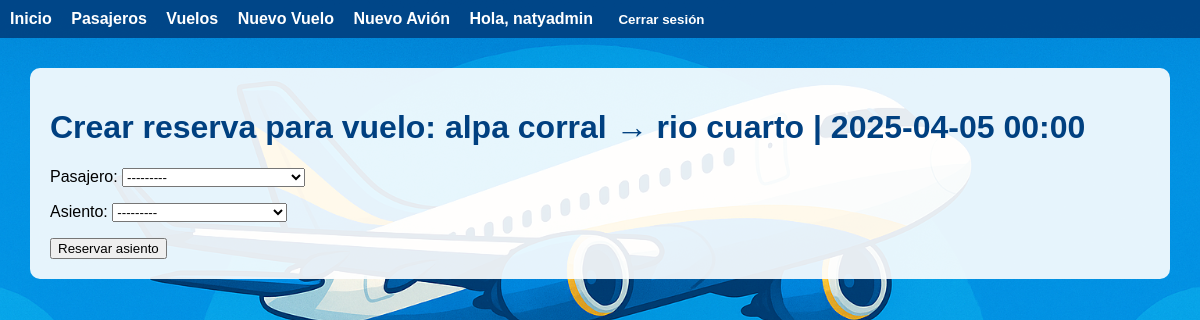
Before: /reservas/4/crear-reserva/ (signed in) with the older database file.
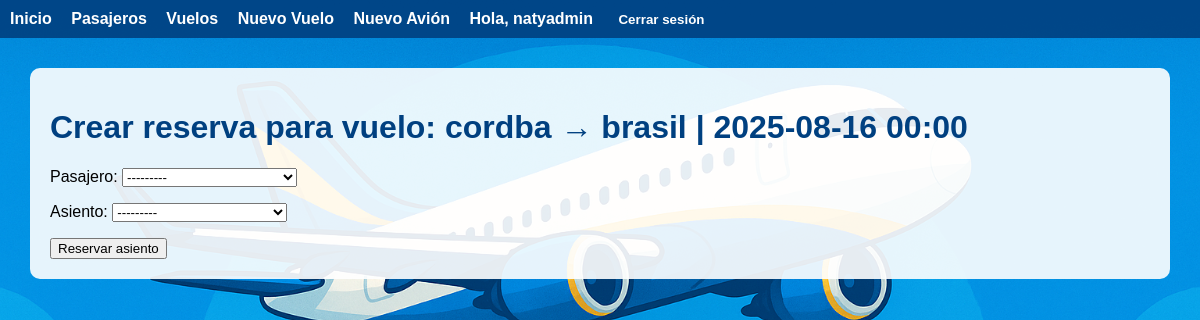
After: the same page with the newer database file.
### vuelos/models.py (models this page shows)
class Vuelo(models.Model):
    ESTADOS = [
        ('programado', 'Programado'),
        ('en_vuelo', 'En Vuelo'),
        ('finalizado', 'Finalizado'),
        ('cancelado', 'Cancelado'),
    ]
    avion = models.ForeignKey(Avion, on_delete=models.CASCADE, related_name='vuelos')
    origen = models.CharField(max_length=100)
    destino = models.CharField(max_length=100)
    fecha_salida = models.DateTimeField()
    fecha_llegada = models.DateTimeField()
    estado = models.CharField(max_length=20, choices=ESTADOS, default='programado')
    precio_base = models.DecimalField(max_digits=10, decimal_places=2)
    usuarios_gestores = models.ManyToManyField(User, related_name='vuelos_gestionados')
    def __str__(self):
        return f"{self.origen} → {self.destino} | {self.fecha_salida.strftime('%Y-%m-%d %H:%M')}"
    class Meta:
        verbose_name = "Vuelo"
        verbose_name_plural = "Vuelos"
        ordering = ['fecha_salida']

### reservas/views.py (the view)
# urls.py: path('<int:vuelo_id>/crear-reserva/', views.crear_reserva, name='crear_reserva'),
@login_required
def crear_reserva(request, vuelo_id):
    vuelo = get_object_or_404(Vuelo, pk=vuelo_id)
    if request.method == 'POST':
        form = ReservaForm(request.POST, vuelo=vuelo)
        if form.is_valid():
            reserva = form.save(commit=False)
            asiento_vuelo = reserva.asiento  # AsientoVuelo
            try:
                with transaction.atomic():
                    asiento_vuelo_for_update = AsientoVuelo.objects.select_for_update().get(pk=asiento_vuelo.pk)
                    if asiento_vuelo_for_update.estado != 'disponible':
                        form.add_error('asiento', 'Este asiento ya fue reservado por otro pasajero.')
                    else:
                        asiento_vuelo_for_update.estado = 'ocupado'
                        asiento_vuelo_for_update.save()
                        reserva.estado = 'confirmada'
                        reserva.precio_final = vuelo.precio_base
                        reserva.save()
                        return redirect('vuelos:vuelo_detail', vuelo_id=vuelo.id)
            except Exception as e:
                form.add_error(None, f'Ocurrió un error al crear la reserva: {e}')
    else:
        form = ReservaForm(vuelo=vuelo)
    return render(request, 'reservas/crear_reserva.html', {'form': form, 'vuelo': vuelo})

### reservas/forms.py
class ReservaForm(forms.ModelForm):
    class Meta:
        model = Reserva
        fields = ['vuelo', 'pasajero', 'asiento']  # Incluimos vuelo
    def __init__(self, *args, vuelo=None, **kwargs):
        super().__init__(*args, **kwargs)
        if vuelo:
            self.fields['vuelo'].initial = vuelo
            self.fields['vuelo'].widget = forms.HiddenInput()

### pasajeros/models.py (called while the page is built)
    def __str__(self):
        return f"{self.nombre} ({self.tipo_documento} {self.documento})"

### reservas/templates/reservas/crear_reserva.html (shortened to what this page needs)
{% extends "base.html" %}
{% block content %}
  <h1>Crear reserva para vuelo: {{ vuelo }}</h1>
  <form method="post">
    {{ form.as_p }}
    <button type="submit">Reservar asiento</button>
  </form>
{% endblock %}

Changed rows visible on the page:
changed Vuelo: origen+destino+fecha_salida "alpa corral → rio cuarto | 2025-04-05 00:00" → "cordba → brasil | 2025-08-16 00:00"
